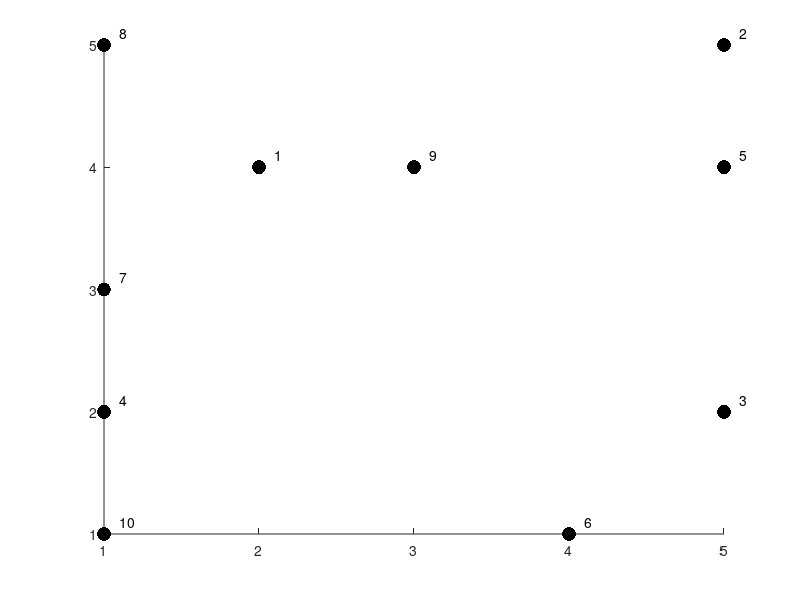

Source code (MATLAB): (Note: this script raises an error after producing the figure.)
close all
clear all
clc

% 1 A
N = 10; % used throughout the script
% Generate distinct random points
r = randperm(25);
[x y] = ind2sub([5,5],r(1:N));
z = [x' y'];
figure
hold on
% have to increase marker size as it is 
plot(z(:,1), z(:,2), 'k.', 'markersize', 30);
text(z(:,1) + 0.1, z(:,2) + 0.1, num2cell(1:N));


% 1 B

% use repmat to create a matrix which contains the objects
% repeated in order 
% use repelem to create a matrix containing the objects repeated
% in groups
% calculate distances between the matrices
% reshape the resulting vector to form an NxN matrix
d=reshape(sum((repmat(z,N,1)'-repelem(z,N,1)').^2),N,N);

% 1 C
% Apply kruscals minimum spanning tree to the dataset and plot
% the clusters on the figure as coloured rings around the data
% values
a = kruskals_mst_with_comments(z, 3);
plot(z(a==1,1), z(a==1,2), 'ro', 'markersize', 10, 'linewidth', 10);
plot(z(a==2,1), z(a==2,2), 'go', 'markersize', 10, 'linewidth', 10);
plot(z(a==3,1), z(a==3,2), 'bo', 'markersize', 10, 'linewidth', 10);

% 1 D
% get the clusters and the steps from the new function
[a, steps] = kruskals_mst_with_steps(z, 3);
[N, n] = size(steps);
index = 1 : n - 1; % minus 1 as the last colomn is the Jump
% loop over the steps returned
for i = 1 : N
   % get step array and Jump size
   [x J] = deal(steps(i,1:10), steps(i,11));
   u = unique(x);
   % use array fun to build a cell array of the values in the clusters
   line = arrayfun(@(a) sprintf('%s', sprintf('%d ', index(x==a))), ...
       u, 'uniformoutput', 0);
   % print the current step
   fprintf('Step %3i J = %3i, #Cl %3i: ( %s)\n',...
       i, J, numel(u) ,strjoin(line, ') ( '));
end


% 1 E
% get the step before the largest jump
% rerun function but get all steps back
[a, steps] = kruskals_mst_with_steps(z, 1)
% sort the differences between the critereon values (must assign a 0
% column to get the first difference of 0)
[d, i] = sort(diff( [0 steps(:,11)']));
% get the index of the largest jump with fewest clusters
S = i(end) - 1;

% get step array and Jump size
[x, J] = deal(steps(S,1:10), steps(S,11));
u = unique(x);
% use array fun to build a cell array of the values in the clusters
line = arrayfun(@(a) sprintf('%s', sprintf('%d ', index(x==a))), ...
    u, 'uniformoutput', 0);
% print the current step
fprintf('Suggested Clustering:\nStep %3i J = %3i, #Cl %3i: ( %s)\n',...
    S, J, numel(u) ,strjoin(line, ') ( '));

%%
% 2 A
% functions to generate data and labels
f = @() randn(400,2) + randi(6) - 3;
l = @(a) ones(400,1) + a;
Z = [f();f();f();f();f()];
labs = [l(-1); l(0); l(1); l(2); l(3)];
figure
hold on
% plot data ourlined
arrayfun(@(a) plot(Z(labs==a,1), Z(labs==a,2), '.', ...
    'color', rand(1,3), 'markersize', 20), 0:4)
%%
% 2 B
figure
for i = 2:7
    c = kmeans_cg(Z, i);
    subplot(2, 3, i-1), hold on, axis square off;
    % Draw subplots
    arrayfun(@(a) plot(Z(c==a,1), Z(c==a,2), '.', ...
    'color', rand(1,3), 'markersize', 20), 1:i)
    title(i);
end

%%
% 3 A



% X = z;
% Y = z;
% D = bsxfun(@plus,dot(X,X,1)',dot(Y,Y,1))-2*(X'*Y);
% 
% 
% f = @(x, y) [randn(x,2) zeros(x,1) + y];
% 
% 
% c = [1 2 3 4 5 6 7; 9 8 7 6 5 4 3]';

% bsxfun(@(A,B) A - A, c, c)
% 
% e = arrayfun(@(a,b) bsxfun(@(a,b)b - a, a(1,:), a), c, c)

